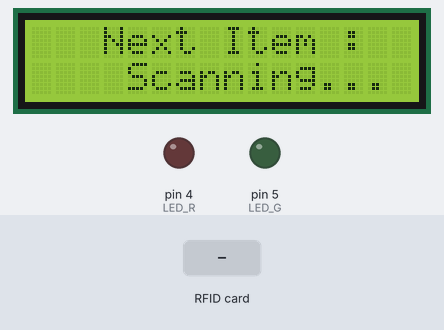
Simulated run of this sketch. Board: Arduino Uno, built with avr-gcc and run on an emulated ATmega328P. Shown: 16×2 character LCD, output pins drawn as LEDs (lit = HIGH). The test bench sets the inputs (shaded band). Pins used as bus, display or sensor lines are not drawn; what the sketch prints to the serial monitor is not drawn.

Above: at 1.3 s.
1.4 s: RFID card 70 33 7E 21 held to the reader
At 2.5 s:
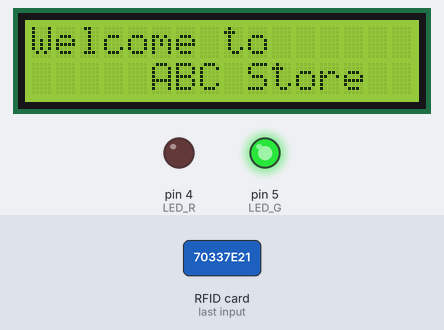
4.4 s: RFID card 73 B5 FD 2E held to the reader
At 5.2 s:
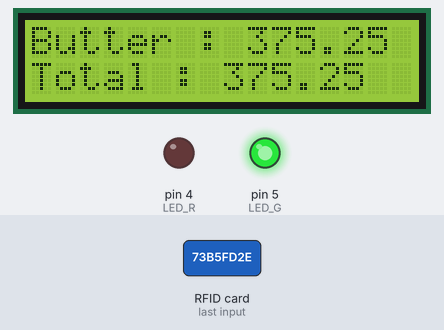
5.9 s: RFID card C1 15 02 1C held to the reader
At 8.6 s:
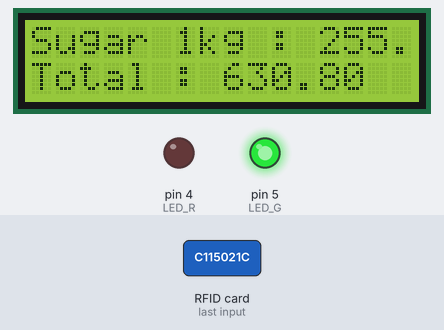
8.9 s: RFID card 70 33 7E 21 held to the reader
At 11.4 s:
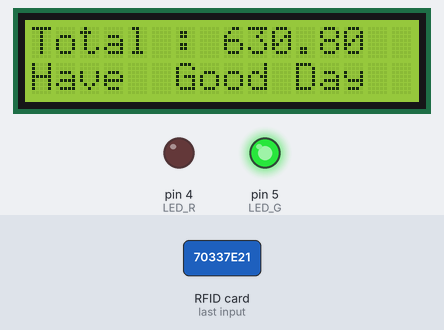
Timing chart, 0 to 12.9 s (numbered marks = the images above; inputs shaded):
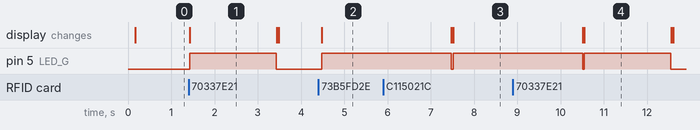

Measured:
- after the input at 1.4 s, pin 5 (LED_G): LOW → HIGH at once, → LOW 2.0 s later; the display: changes at once (image 1)
- after the input at 4.4 s, pin 5 (LED_G): LOW → HIGH after 0.07 s; the display: changes after 0.07 s (image 2)
- after the input at 5.9 s, the display: first differs from a run without the input after 1.6 s (image 3)
- after the input at 8.9 s, the display: first differs from a run without the input after 1.7 s (image 4)
- what the display in image 1 shows lasts 2.0 s, from 1.4 s to 3.4 s

The sketch:

Smart_Cart.ino
```cpp
#include <LiquidCrystal_I2C.h>
#include <SPI.h>
#include <MFRC522.h>
#include <Wire.h>

LiquidCrystal_I2C lcd(0x27, 16, 2);
#define SS_PIN 10
#define RST_PIN 9
#define LED_G 5 //Green LED
#define LED_R 4 //Red LED

float Total = 0;
float Last_add =0;
int a=0,b=0;

MFRC522 mfrc522(SS_PIN, RST_PIN);

void setup()
{
Serial.begin(9600);
SPI.begin();
mfrc522.PCD_Init();
lcd.begin();
lcd.backlight();
pinMode(LED_G, OUTPUT);
pinMode(LED_R, OUTPUT);


}
void loop()
{

if ( ! mfrc522.PICC_IsNewCardPresent())
{
lcd.setCursor(3,0);
lcd.print("Next Item : ");
lcd.setCursor(4,1);
lcd.print("Scanning...");
return;
}
else{
lcd.clear();
}
if ( ! mfrc522.PICC_ReadCardSerial())
{
return;
}
Serial.print("UID tag :");
String content= "";
byte letter;
for (byte i = 0; i < mfrc522.uid.size; i++)
{
Serial.print(mfrc522.uid.uidByte[i] < 0x10 ? " 0" : " ");
Serial.print(mfrc522.uid.uidByte[i], HEX);
content.concat(String(mfrc522.uid.uidByte[i] < 0x10 ? " 0" : " "));
content.concat(String(mfrc522.uid.uidByte[i], HEX));
}
Serial.println();
content.toUpperCase();

if (content.substring(1) == "70 33 7E 21") //New Customer Arrival
{
  if(a==0)
  {
    lcd.print("Welcome to");
    lcd.setCursor(5,1);
    lcd.print("ABC Store");
    Total = 0;
    Last_add =0;
    a=a+1;
    digitalWrite(LED_G, HIGH);
    delay(2000);
    digitalWrite(LED_G, LOW);
    lcd.clear();
  }
  else if(a==1)
  {
    lcd.print("Total : ");
    lcd.print(Total);
    lcd.setCursor(0,1);
    lcd.print("Have  Good Day");
    Total = 0;
    Last_add =0;
    a=a+1;
    digitalWrite(LED_G, HIGH);
    delay(2000);
    Total = 0;
    digitalWrite(LED_G, LOW);
    lcd.clear();
  }
  else
  {
    a=0;
  }
}
else if (content.substring(1) == "73 B5 FD 2E") //Butter
{
lcd.print("Butter : 375.25");
lcd.setCursor(0,1);
Total = Total + 375.25;
Last_add = 375.25;
b=0;
lcd.print("Total : ");
lcd.print(Total);
digitalWrite(LED_G, HIGH);
delay(3000);
digitalWrite(LED_G, LOW);
lcd.clear();
}
else if (content.substring(1) == "C1 15 02 1C") //Sugar
{
lcd.print("Sugar 1kg : 255.55");
lcd.setCursor(0,1);
Total = Total + 255.55;
Last_add = 255.55;
b=0;
lcd.print("Total : ");
lcd.print(Total);
digitalWrite(LED_G, HIGH);
delay(3000);
digitalWrite(LED_G, LOW);
lcd.clear();
}
else if (content.substring(1) == "04 07 5B D2 9F 65 81") //Dhal
{
lcd.print("Dhal 1kg : 420.12");
lcd.setCursor(0,1);
Total = Total + 420.12;
Last_add = 420.12;
b=0;
lcd.print("Total : ");
lcd.print(Total);
digitalWrite(LED_G, HIGH);
delay(3000);
digitalWrite(LED_G, LOW);
lcd.clear();
}
else if (content.substring(1) == "04 F7 70 D2 9F 65 80") //Flour
{
lcd.print("Flour 1kg : 270.00");
lcd.setCursor(0,1);
Total = Total + 270.00;
Last_add = 270.00;
b=0;
lcd.print("Total : ");
lcd.print(Total);
digitalWrite(LED_G, HIGH);
delay(3000);
digitalWrite(LED_G, LOW);
lcd.clear();
}
else if (content.substring(1) == "04 1F 7A D2 9F 65 81") //Rice
{
lcd.print("Rice 1kg : 230.00");
lcd.setCursor(0,1);
Total = Total + 230.00;
Last_add = 230.00;
b=0;
lcd.print("Total : ");
lcd.print(Total);
digitalWrite(LED_G, HIGH);
delay(3000);
digitalWrite(LED_G, LOW);
lcd.clear();
}
else if (content.substring(1) == "04 78 A5 D2 9F 65 81") //Clear Card
{
  if(b==0)
  {
lcd.print("Last Item Removed");
lcd.setCursor(0,1);
Total = Total - Last_add;
Last_add = 0;
b=b+1;
lcd.print("Total : ");
lcd.print(Total);
digitalWrite(LED_R, HIGH);
delay(3000);
digitalWrite(LED_R, LOW);
lcd.clear();
  }
else
{
lcd.print("You only can ");
lcd.setCursor(1,1);
lcd.print("Remove one item");
digitalWrite(LED_R, HIGH);
delay(3000);
digitalWrite(LED_R, LOW);
lcd.clear();
}
}
}
```
